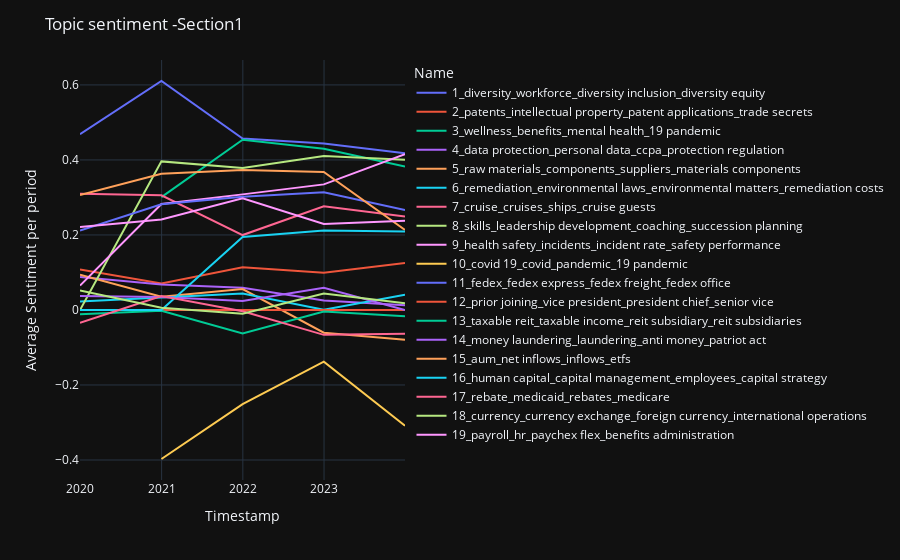
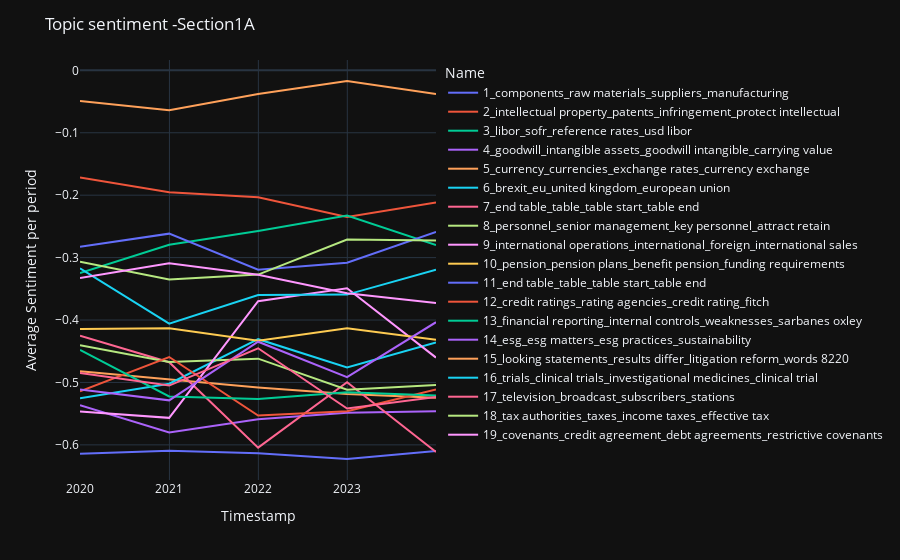
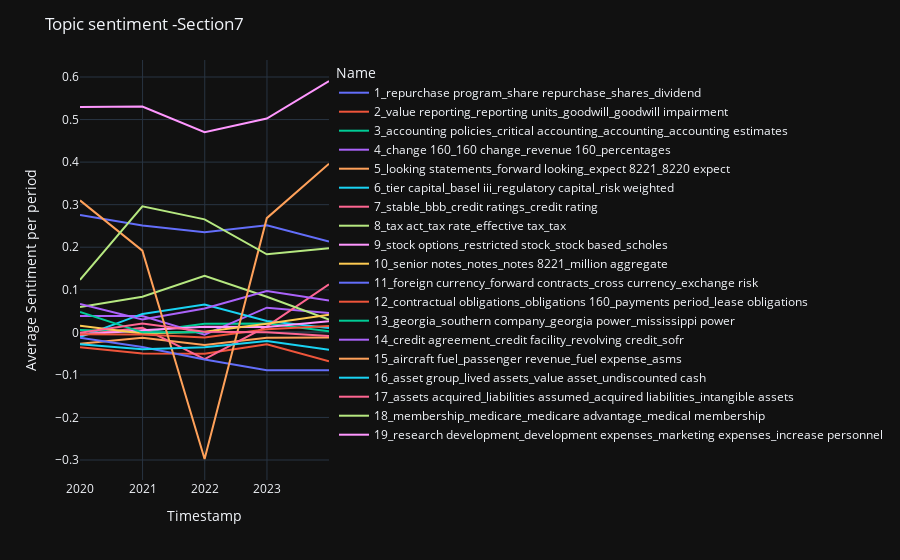

Notebook code for these charts, in order:
### Code cell
import plotly.express as px

for s in agg_sentiment:
    sentiment = agg_sentiment[s]
    fig = px.line(data_frame=sentiment.loc[sentiment.Topic.isin(range(1, 20)),:], x='Timestamp', y='sentiment_sigma_fsamean', color='Name')
    fig.update_layout(
        title=f'Topic sentiment -{s}',
        xaxis_title='Timestamp',
        yaxis_title='Average Sentiment per period'
    )

    fig.show()
